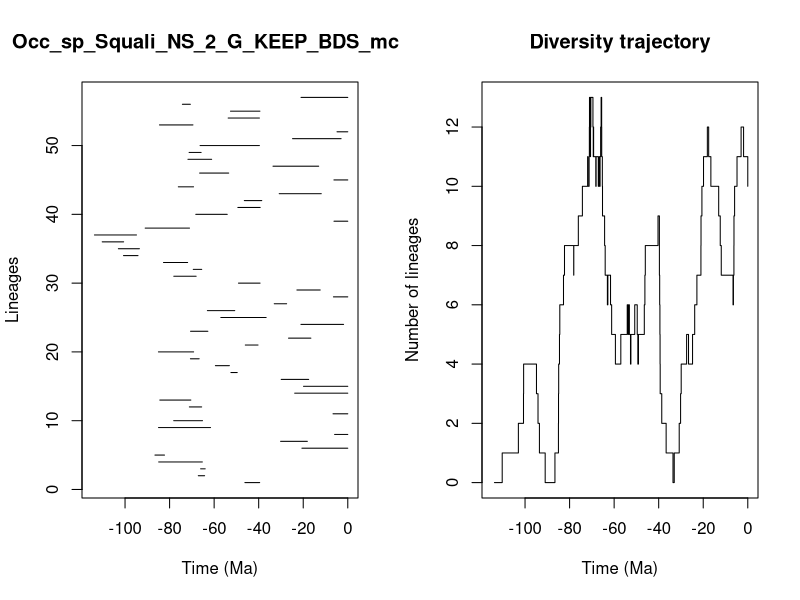

Reproduce this figure in R.


pdf(file='../Results/Species_NS/5_MA_bins_EXT_EP/pyrate_mcmc_logs/Occ_sp_Squali_NS_2_G_KEEP_BDS_mcmc_LTT.pdf',width=0.6*20, height=0.6*10)
title = "Occ_sp_Squali_NS_2_G_KEEP_BDS_mcmc"
ts=c(46.19109702305095, 67.11354054708097,66.06442484567145,84.89782246011387,86.57718371212458,20.591809093878854,30.16679871090611,5.914936008496361,84.9687711859324,78.15216360134711,6.628281200980259,71.12630916944315,84.3943765420972,23.83497591891991,19.870883266458826,29.893008442807435,52.47077759970296,59.43217228091676,70.65019467766639,85.00782396313305,46.00718555550292,26.60457580708469,70.59062182346968,21.03460648888761,57.001152593035954,63.03175794181018,33.012773666503406,6.4387697852869,22.842960685893257,49.07309712929518,78.10945438134665,69.37411324261855,82.73511402681343,100.69222321643204,102.99255219739607,110.25344312551901,113.7345281981656,90.95842400612906,6.197035904336457,68.24068328171262,49.35545513640862,46.45517020670431,30.784445740350215,76.07584844467684,6.224903667008627,66.5141593241327,33.5758296656422,71.75843332002887,71.23612830297017,66.30891535500852,24.796584414949304,4.829587843929162,84.53771537551442,53.70114135095204,52.65733967650181,74.25258912018202,20.991798068573438)
te=c(39.552978133148066, 64.28011469599437,64.01927574215985,65.29529445647509,82.285799115229,0.0,18.1501162751224,0.0,61.61869833346482,65.22196818854175,0.0,65.59864734889868,70.45974422453276,0.0,0.0,17.558451892467485,49.63110583001013,53.15906739990688,66.72309914941407,69.21006753653316,40.3009916672868,16.570702055376618,62.81512287382422,1.887604407511398,36.653279874389234,50.75072009137907,27.460026596917288,0.0,12.36154698899627,39.37723282458516,68.08585682219338,65.57163767587755,71.90499553652383,94.17617125299391,93.54426909117737,100.63827149729035,94.87023899822351,71.06736632126106,0.0,54.121681014526885,39.327154997015434,38.619457154400116,11.906854433787105,69.24505556192517,0.0,53.45732748284829,13.061219320950276,61.11623084964618,65.84630106042607,39.6816186305156,2.9993762454164528,0.0,69.51516084385428,39.67974245737133,39.447536207009776,70.67934072049673,0.0)
div_traj=c(0, 1,2,3,4,3,2,1,0,1,2,3,4,5,6,7,8,7,8,9,10,11,10,11,12,13,12,11,12,13,12,11,12,11,10,11,10,11,10,11,12,13,12,11,10,9,8,7,6,7,6,5,4,5,6,5,6,5,4,5,6,5,4,5,6,7,8,9,8,7,6,5,4,3,2,1,0,1,2,3,4,5,4,5,6,7,8,9,10,11,12,11,10,9,8,7,6,7,8,9,10,11,12,11,10)
time_events=c(113.7345281981656, 110.25344312551901,102.99255219739607,100.69222321643204,100.63827149729035,94.87023899822351,94.17617125299391,93.54426909117737,90.95842400612906,86.57718371212458,85.00782396313305,84.9687711859324,84.89782246011387,84.53771537551442,84.3943765420972,82.73511402681343,82.285799115229,78.15216360134711,78.10945438134665,76.07584844467684,74.25258912018202,71.90499553652383,71.75843332002887,71.23612830297017,71.12630916944315,71.06736632126106,70.67934072049673,70.65019467766639,70.59062182346968,70.45974422453276,69.51516084385428,69.37411324261855,69.24505556192517,69.21006753653316,68.24068328171262,68.08585682219338,67.11354054708097,66.72309914941407,66.5141593241327,66.30891535500852,66.06442484567145,65.84630106042607,65.59864734889868,65.57163767587755,65.29529445647509,65.22196818854175,64.28011469599437,64.01927574215985,63.03175794181018,62.81512287382422,61.61869833346482,61.11623084964618,59.43217228091676,57.001152593035954,54.121681014526885,53.70114135095204,53.45732748284829,53.15906739990688,52.65733967650181,52.47077759970296,50.75072009137907,49.63110583001013,49.35545513640862,49.07309712929518,46.45517020670431,46.19109702305095,46.00718555550292,40.3009916672868,39.6816186305156,39.67974245737133,39.552978133148066,39.447536207009776,39.37723282458516,39.327154997015434,38.619457154400116,36.653279874389234,33.5758296656422,33.012773666503406,30.784445740350215,30.16679871090611,29.893008442807435,27.460026596917288,26.60457580708469,24.796584414949304,23.83497591891991,22.842960685893257,21.03460648888761,20.991798068573438,20.591809093878854,19.870883266458826,18.1501162751224,17.558451892467485,16.570702055376618,13.061219320950276,12.36154698899627,11.906854433787105,6.628281200980259,6.4387697852869,6.224903667008627,6.197035904336457,5.914936008496361,4.829587843929162,2.9993762454164528,1.887604407511398,0.0)
                par(mfrow=c(1,2))
                L = length(ts)
                plot(ts, 1:L , xlim=c(-max(ts)-1,0), pch=20, type="n", main=title,xlab="Time (Ma)",ylab="Lineages")
                for (i in 1:L){segments(x0=-te[i],y0=i,x1=-ts[i],y1=i)}    
                t = -time_events
                plot(div_traj ~ t,type="s", main = "Diversity trajectory",xlab="Time (Ma)",ylab="Number of lineages",xlim=c(-max(ts)-1,0))
                abline(v=c(65,200,251,367,445),lty=2,col="gray")
                
